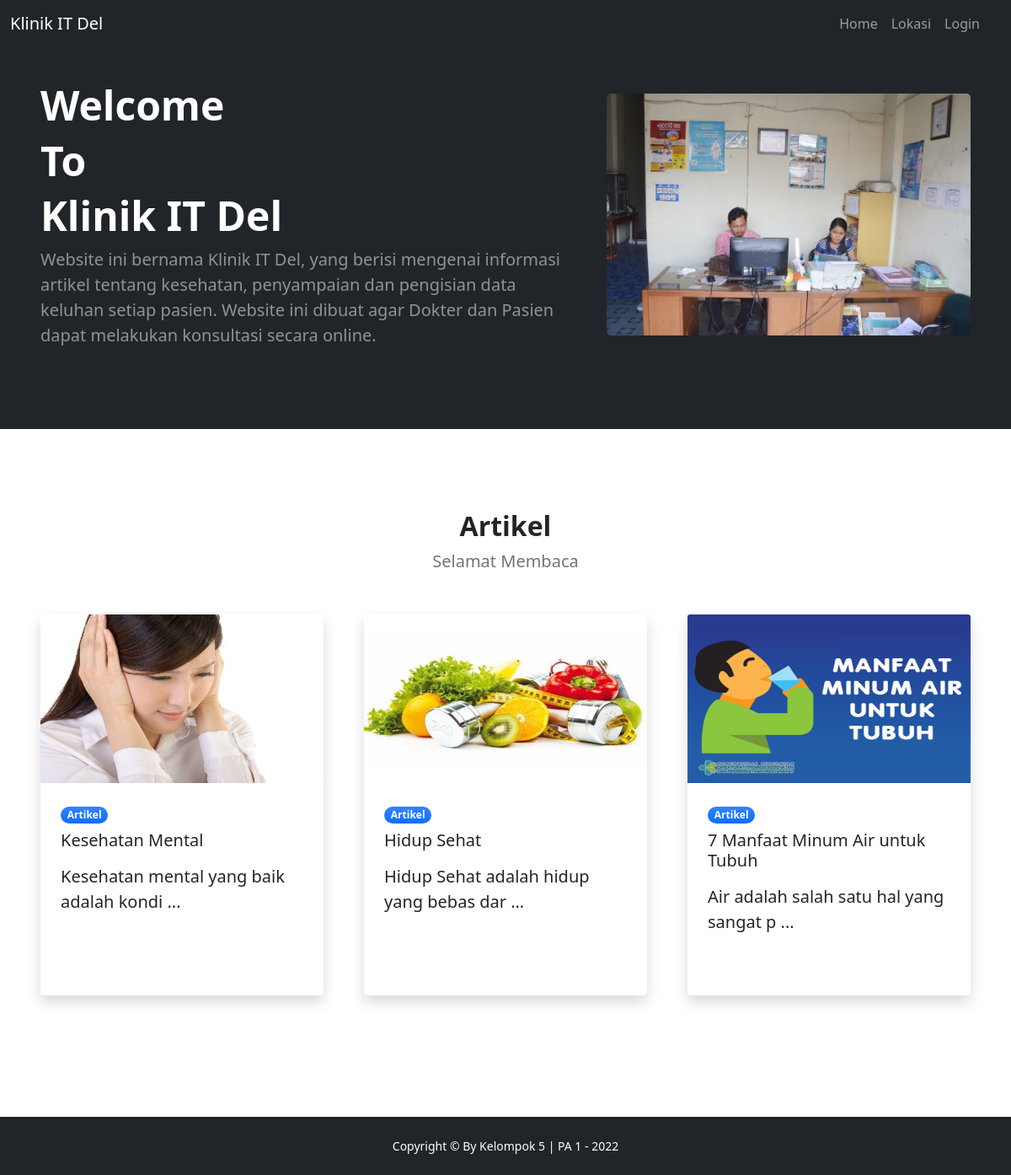
The page /views/index.php on the database its author committed.
### tables this page shows
CREATE TABLE `artikel` (
  `id` int(11) NOT NULL AUTO_INCREMENT,
  `judul_artikel` varchar(100) NOT NULL,
  `deskripsi_artikel` text NOT NULL,
  `lampiran` varchar(100) NOT NULL,
  `tanggal_artikel` datetime NOT NULL,
  `user_id` int(100) DEFAULT NULL,
  PRIMARY KEY (`id`),
  KEY `user_id` (`user_id`),
  CONSTRAINT `artikel_ibfk_1` FOREIGN KEY (`user_id`) REFERENCES `user` (`id`)
);

### views/index.php (the view, shortened to what this page needs)
<?php
    include("user/view-header.php");
?>
<!DOCTYPE html>
<html lang="en">
    <body class="d-flex flex-column h-100">
        <main class="flex-shrink-0">
            <header class="bg-dark py-5">
                <div class="container px-5">
                    <div class="row gx-5 align-items-center justify-content-center">
                        <div class="col-lg-8 col-xl-7 col-xxl-6">
                            <div class="my-5 text-center text-xl-start">
                                <h1 class="display-5 fw-bolder text-white mb-2">Welcome </h1>
                                <h1 class="display-5 fw-bolder text-white mb-2">To </h1>
                                <h1 class="display-5 fw-bolder text-white mb-2">Klinik IT Del </h1>
                                <p class="lead fw-normal text-white-50 mb-4">Website ini bernama Klinik IT Del, yang berisi mengenai informasi artikel tentang kesehatan, penyampaian dan pengisian data keluhan setiap pasien. Website ini dibuat agar Dokter dan Pasien dapat melakukan konsultasi secara online. </p>
                            </div>
                        </div>
                        <div class="col-xl-5 col-xxl-6 d-none d-xl-block text-center">
                            <img class="img-fluid rounded-3 my-5" src="image/k4.jpg" alt="..." />
                        </div>
                    </div>
                </div>
            </header>
            <section class="py-5">
                <div class="container px-5 my-5">
                    <div class="row gx-5 justify-content-center">
                        <div class="col-lg-8 col-xl-6">
                            <div class="text-center">
                                <h2 class="fw-bolder">Artikel</h2>
                                <p class="lead fw-normal text-muted mb-5">Selamat Membaca</p>
                            </div>
                        </div>
                    </div>
                    <div class="row gx-5">
                        <?php
                            $query = mysqli_query($connect, "SELECT * FROM artikel");
                        ?>
                        <?php
                            while ($data = mysqli_fetch_assoc($query))
                            {
                                echo '<div class="col-lg-4 mb-5">';
                                    echo '<div class="card h-100 shadow border-0">';
                                        echo "<img class='card-img-top' src='" . $data['lampiran'] . "' height='200' width='115'>";
                                        echo '<div class="card-body p-4">';
                                            echo '<div class="badge bg-primary bg-gradient rounded-pill mb-2">Artikel</div>';
                                            echo '<a class="text-decoration-none link-dark stretched-link" href="./detail_artikel?id='.$data['id'].'"><h5 class="card-title mb-3">'.$data['judul_artikel'].'</h5></a>';
                                            echo '<p class="card-text mb-0">'.substr($data['deskripsi_artikel'], 0, 60).' ...</p>';
                                        echo '</div>';
                                        echo '<div class="card-footer p-4 pt-0 bg-transparent border-top-0">';
                                        echo '</div>';
                                    echo '</div>';
                                echo '</div>';
                            }
                        ?>
                    </div>
                </div>
            </section>
        </main>
    </body>
</html>
<?php
    include("user/view-footer.php");
?>

### views/user/view-header.php (shortened to what this page needs)
<!DOCTYPE html>
<html lang="en">
<head>
    <link href="https://cdn.jsdelivr.net/npm/bootstrap-icons@1.5.0/font/bootstrap-icons.css" rel="stylesheet" />
    <link href="assets/css/styles.css" rel="stylesheet" />
    <link href="assets/css/custom_table.css" rel="stylesheet" />
</head>
<body class="d-flex flex-column">
    <main class="flex-shrink-0">
        <nav class="navbar navbar-expand-lg navbar-dark bg-dark fixed-top">
            <div class="container">
                <a class="navbar-brand" href="./">Klinik IT Del</a>
                <div class="collapse navbar-collapse" id="navbarSupportedContent">
                    <ul class="navbar-nav ms-auto mb-2 mb-lg-0">
                        <li class="nav-item"><a class="nav-link" href="./">Home</a></li>
                        <?php
                        if (isset($_SESSION['username'])) {
                            if ($data['status'] == 'admin') {
                                echo '<li class="nav-item"><a class="nav-link" href="./daftar_keluhan">Daftar Keluhan</a></li>';
                                echo '<li class="nav-item"><a class="nav-link" href="./daftar_artikel">Daftar Artikel</a></li>';
                                echo '<li class="nav-item"><a class="nav-link" href="./logout" target="_self">Logout</a></li>';
                            } else {
                                echo '<li class="nav-item"><a class="nav-link" href="./peta" target="">Lokasi</a></li>';
                                echo '<li class="nav-item"><a class="nav-link" href="./lapor_keluhan">Lapor Keluhan</a></li>';
                                echo '<li class="nav-item"><a class="nav-link" href="./riwayat_keluhan">Riwayat Keluhan</a></li>';
                                echo ' <li class="nav-item dropdown">
                                            <a class="nav-link dropdown-toggle" id="navbarDropdownUser" href="#" role="button" data-bs-toggle="dropdown" aria-expanded="false">Hi, ' . $data['name'] . '!</a>
                                            <ul class="dropdown-menu dropdown-menu-end" aria-labelledby="navbarDropdownUser">
                                                <li><a class="dropdown-item" href="./profil">Profil</a></li>
                                                <li><a class="dropdown-item" href="./logout" target="_self">Logout</a></li>
                                            </ul>
                                        </li>';
                            }
                        } else {
                            echo '<li class="nav-item">
                                            <a class="nav-link" href="./peta" target="">Lokasi</a>
                                        </li>';
                            echo '<li class="nav-item">
                                            <a class="nav-link" href="./login" style="padding-right: 25px" target="_self">Login</a>
                                        </li>';
                        }
                        ?>
                    </ul>
                </div>
            </div>
        </nav>
    </main>
</body>
</html>

### views/user/view-footer.php (shortened to what this page needs)
<!DOCTYPE html>
<html lang="en">
    <body class="d-flex flex-column">
        <footer class="bg-dark py-4 mt-auto">
            <div class="container px-5">
                <div class="row align-items-center justify-content-center flex-column flex-sm-row">
                    <div class="col-auto">
                        <p class="small m-0 text-white" >Copyright &copy; By Kelompok 5 | PA 1 - 2022 </p>
                    </div>
                </div>
            </div>
        </footer>
    </body>
</html>

### views/user/view-header.php (style rules this page uses)
@media (min-width: 1200px) { .container { max-width: 1200px; } }

### rows shown on the page
artikel: lampiran (picture), judul_artikel "Kesehatan Mental", deskripsi_artikel "Kesehatan mental yang baik adalah kondi"
artikel: lampiran (picture), judul_artikel "Hidup Sehat", deskripsi_artikel "Hidup Sehat adalah hidup yang bebas dar"
artikel: lampiran (picture), judul_artikel "7 Manfaat Minum Air untuk Tubuh", deskripsi_artikel "Air adalah salah satu hal yang sangat p"
